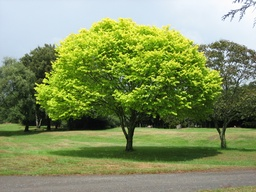
#> input picture tree.jpg, 256 x 192 px, shrunk from 2592 x 1944 before the run
$ jupyter execute Untitled.ipynb
#> lines starting #> are read from the running program, lines starting #| are printed output that depends on the picture
[cell 1]
from __future__ import division
from skimage import img_as_float, io
from skimage.filters import threshold_otsu
import numpy as np

[cell 2]
def quantize(image, L=1, N=4):
    """Quantize an image.

    Parameters
    ----------
    image : array_like
        Input image.
    L : float
        Maximum input value.
    N : int
        Number of quantization levels.

    """
    T = np.linspace(0, L, N, endpoint=False)[1:]
    return np.digitize(image.flat, T).reshape(image.shape)

[cell 3]
def dither(image, N=4, positions=None, weights=None):
    """Quantize an image, using dithering.

    Parameters
    ----------
    image : ndarray
        Input image.
    N : int
        Number of quantization levels.
    positions : list of (i, j) offsets
        Position offset to which the quantization error is distributed.
        By default, implement Sierra's "Filter Lite".
    weights : list of ints
        Weights for propagated error.
        By default, implement Sierra's "Filter Lite".

    References
    ----------
    http://www.efg2.com/Lab/Library/ImageProcessing/DHALF.TXT

    """
    image = img_as_float(image.copy())

    if positions is None or weights is None:
        positions = [(0, 1), (1, -1), (1, 0)]
        weights = [2, 1, 1]

    weights = weights / np.sum(weights)

    T = np.linspace(0, 1, N, endpoint=False)[1:]
    print(image.shape)

    rows, cols, _ = image.shape

    out = np.zeros_like(image, dtype=float)
    for i in range(rows):
        for j in range(cols):
            # Quantize
            out[i, j], = np.digitize([image[i, j]], T)

            # Propagate quantization noise
            d = (image[i, j] - out[i, j] / (N - 1))
            for (ii, jj), w in zip(positions, weights):
                ii = i + ii
                jj = j + jj
                if ii < rows and jj < cols:
                    image[ii, jj] += d * w

    return out

[cell 4]
def floyd_steinberg(image, N):
    offsets = [(0, 1), (1, -1), (1, 0), (1, 1)]
    weights = [      7,
               3, 5, 1]
    return dither(image, N, offsets, weights)

[cell 5]
def stucki(image, N):
    offsets = [(0, 1), (0, 2), (1, -2), (1, -1),
               (1, 0), (1, 1), (1, 2),
               (2, -2), (2, -1), (2, 0), (2, 1), (2, 2)]
    weights = [         8, 4,
               2, 4, 8, 4, 2,
               1, 2, 4, 2, 1]
    return dither(image, N, offsets, weights)

[cell 6]
# Image with 255 color levels
img = img_as_float(io.imread('tree.jpg'))

# Quantize to N levels
N = 3
img_quant = quantize(img, N=N)
#> in quantize, `return np.digitize(image.flat, T).reshape(image.shape)`:
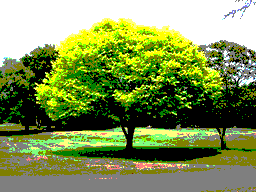
#> returned value: shape (192, 256, 3) int64; mean of channels 0, 1, 2 1, 1.15, 0.655; drawn with min black and max white

[cell 7]
img_dither_random = img + np.abs(np.random.normal(size=img.shape,
                                           scale=1./(3 * N)))
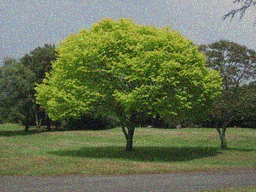
#> img_dither_random: shape (192, 256, 3) float64; mean R, G, B 0.603, 0.662, 0.47; drawn with min black and max white
img_dither_random = quantize(img_dither_random, L=1, N=N)
#> call 2 of quantize, with L = 1, N = 3
#> in quantize (call 2), `return np.digitize(image.flat, T).reshape(image.shape)`:
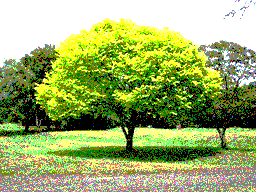
#> returned value: shape (192, 256, 3) int64; mean of channels 0, 1, 2 1.22, 1.37, 0.806; drawn with min black and max white

[cell 8]
img_dither_fs = floyd_steinberg(img, N=N)
#| (192, 256, 3)
#> after the loop in dither, `for i in range(rows):`:
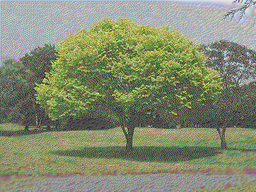
#> image: shape (192, 256, 3) float64; mean of channels 0, 1, 2 0.514, 0.549, 0.42; drawn with min black and max white
#> after the loop in dither, `for i in range(rows):`:
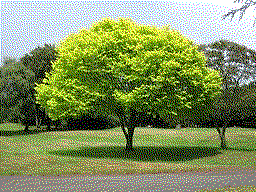
#> out: shape (192, 256, 3) float64; mean of channels 0, 1, 2 1.03, 1.15, 0.762; drawn with min black and max white
#> after the loop in dither, `for i in range(rows):`: ii = 192; jj = 256
img_dither_stucki = stucki(img, N=N)
#> call 2 of dither, with N = 3
#| (192, 256, 3)
#> after the loop in dither (call 2), `for i in range(rows):`:
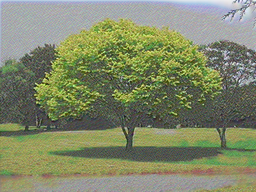
#> image: shape (192, 256, 3) float64; mean of channels 0, 1, 2 0.52, 0.551, 0.418; drawn with min black and max white
#> after the loop in dither (call 2), `for i in range(rows):`:
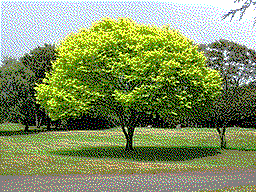
#> out: shape (192, 256, 3) float64; mean of channels 0, 1, 2 1.03, 1.15, 0.762; drawn with min black and max white
#> after the loop in dither (call 2), `for i in range(rows):`: ii = 193; jj = 257

$ run again, with gaiar.jpg copied over tree.jpg
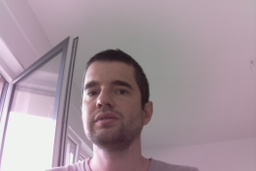
#> input picture gaiar.jpg, 256 x 171 px, shrunk from 264 x 176 before the run
#| (171, 256, 3)
#> after the loop in dither, `for i in range(rows):`:
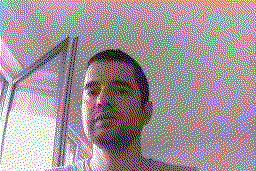
#> out: shape (171, 256, 3) float64; mean of channels 0, 1, 2 1.29, 1.16, 1.22; drawn with min black and max white
#> after the loop in dither, `for i in range(rows):`: ii = 171; jj = 256
#| (171, 256, 3)
#> after the loop in dither (call 2), `for i in range(rows):`:
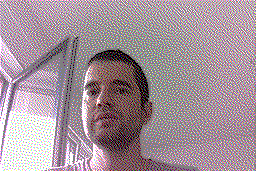
#> out: shape (171, 256, 3) float64; mean of channels 0, 1, 2 1.29, 1.16, 1.22; drawn with min black and max white
#> after the loop in dither (call 2), `for i in range(rows):`: ii = 172; jj = 257
